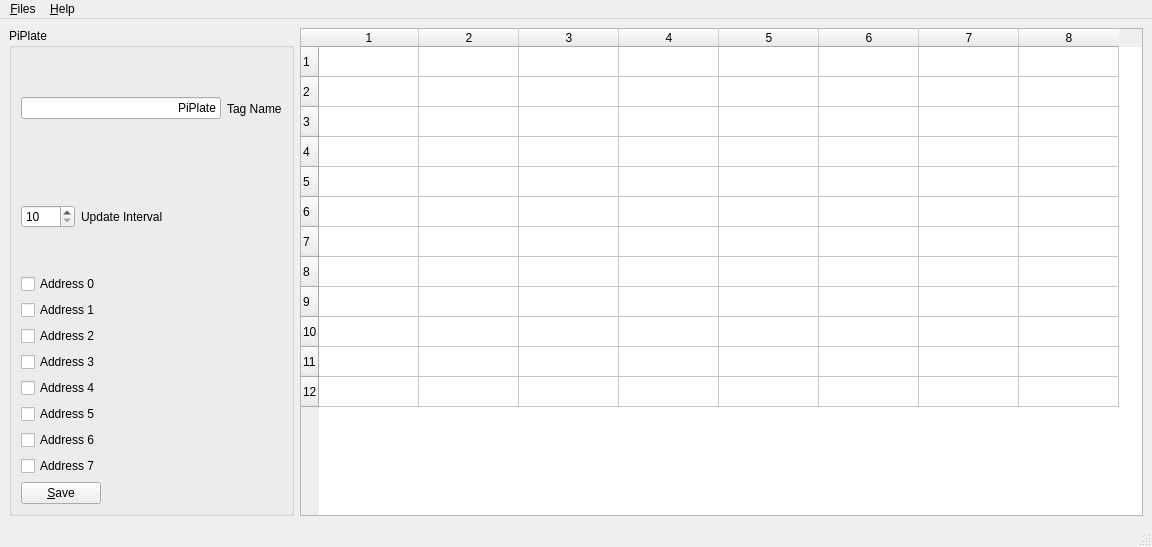
<?xml version="1.0" encoding="UTF-8"?>
<ui version="4.0">
 <class>MainWindow</class>
 <widget class="QMainWindow" name="MainWindow">
  <property name="geometry">
   <rect>
    <x>0</x>
    <y>0</y>
    <width>1152</width>
    <height>547</height>
   </rect>
  </property>
  <property name="windowTitle">
   <string>PiPlate ADC</string>
  </property>
  <widget class="QWidget" name="centralwidget">
   <layout class="QHBoxLayout" name="horizontalLayout_5">
    <item>
     <layout class="QHBoxLayout" name="horizontalLayout_4">
      <item>
       <widget class="QGroupBox" name="groupBox">
        <property name="title">
         <string>PiPlate</string>
        </property>
        <layout class="QVBoxLayout" name="verticalLayout">
         <item>
          <layout class="QHBoxLayout" name="horizontalLayout_2">
           <item>
            <widget class="QLineEdit" name="lineEditTagname">
             <property name="sizePolicy">
              <sizepolicy hsizetype="Minimum" vsizetype="Fixed">
               <horstretch>0</horstretch>
               <verstretch>0</verstretch>
              </sizepolicy>
             </property>
             <property name="minimumSize">
              <size>
               <width>200</width>
               <height>0</height>
              </size>
             </property>
             <property name="text">
              <string>PiPlate</string>
             </property>
             <property name="alignment">
              <set>Qt::AlignRight|Qt::AlignTrailing|Qt::AlignVCenter</set>
             </property>
            </widget>
           </item>
           <item>
            <widget class="QLabel" name="label_2">
             <property name="text">
              <string>Tag Name</string>
             </property>
            </widget>
           </item>
          </layout>
         </item>
         <item>
          <layout class="QHBoxLayout" name="horizontalLayout_3">
           <item>
            <layout class="QHBoxLayout" name="horizontalLayout">
             <item>
              <widget class="QSpinBox" name="spinBoxInterval">
               <property name="sizePolicy">
                <sizepolicy hsizetype="Fixed" vsizetype="Fixed">
                 <horstretch>0</horstretch>
                 <verstretch>0</verstretch>
                </sizepolicy>
               </property>
               <property name="minimum">
                <number>10</number>
               </property>
               <property name="maximum">
                <number>5000</number>
               </property>
              </widget>
             </item>
             <item>
              <widget class="QLabel" name="label">
               <property name="text">
                <string>Update Interval</string>
               </property>
              </widget>
             </item>
            </layout>
           </item>
          </layout>
         </item>
         <item>
          <layout class="QGridLayout" name="gridLayout">
           <item row="0" column="0">
            <widget class="QCheckBox" name="checkBox0">
             <property name="text">
              <string>Address 0</string>
             </property>
            </widget>
           </item>
           <item row="1" column="0">
            <widget class="QCheckBox" name="checkBox1">
             <property name="text">
              <string>Address 1</string>
             </property>
            </widget>
           </item>
           <item row="2" column="0">
            <widget class="QCheckBox" name="checkBox2">
             <property name="text">
              <string>Address 2</string>
             </property>
            </widget>
           </item>
           <item row="3" column="0">
            <widget class="QCheckBox" name="checkBox3">
             <property name="text">
              <string>Address 3</string>
             </property>
            </widget>
           </item>
           <item row="4" column="0">
            <widget class="QCheckBox" name="checkBox4">
             <property name="text">
              <string>Address 4</string>
             </property>
            </widget>
           </item>
           <item row="5" column="0">
            <widget class="QCheckBox" name="checkBox5">
             <property name="text">
              <string>Address 5</string>
             </property>
            </widget>
           </item>
           <item row="6" column="0">
            <widget class="QCheckBox" name="checkBox6">
             <property name="text">
              <string>Address 6</string>
             </property>
            </widget>
           </item>
           <item row="7" column="0">
            <widget class="QCheckBox" name="checkBox7">
             <property name="text">
              <string>Address 7</string>
             </property>
            </widget>
           </item>
          </layout>
         </item>
         <item>
          <widget class="QPushButton" name="pushButtonSave">
           <property name="sizePolicy">
            <sizepolicy hsizetype="Maximum" vsizetype="Fixed">
             <horstretch>1</horstretch>
             <verstretch>0</verstretch>
            </sizepolicy>
           </property>
           <property name="text">
            <string>&amp;Save</string>
           </property>
          </widget>
         </item>
        </layout>
       </widget>
      </item>
      <item>
       <widget class="QTableWidget" name="tableWidgetValues">
        <property name="rowCount">
         <number>12</number>
        </property>
        <property name="columnCount">
         <number>8</number>
        </property>
        <row/>
        <row/>
        <row/>
        <row/>
        <row/>
        <row/>
        <row/>
        <row/>
        <row/>
        <row/>
        <row/>
        <row/>
        <column/>
        <column/>
        <column/>
        <column/>
        <column/>
        <column/>
        <column/>
        <column/>
       </widget>
      </item>
     </layout>
    </item>
   </layout>
  </widget>
  <widget class="QMenuBar" name="menubar">
   <property name="geometry">
    <rect>
     <x>0</x>
     <y>0</y>
     <width>1152</width>
     <height>24</height>
    </rect>
   </property>
   <widget class="QMenu" name="menu_Files">
    <property name="title">
     <string>&amp;Files</string>
    </property>
    <addaction name="action_PJanice"/>
    <addaction name="action_Multiverse"/>
    <addaction name="separator"/>
    <addaction name="action_Exit"/>
   </widget>
   <widget class="QMenu" name="menu_Help">
    <property name="title">
     <string>&amp;Help</string>
    </property>
    <addaction name="action_Board"/>
    <addaction name="action_About"/>
   </widget>
   <addaction name="menu_Files"/>
   <addaction name="menu_Help"/>
  </widget>
  <widget class="QStatusBar" name="statusbar"/>
  <action name="action_PJanice">
   <property name="text">
    <string>&amp;PJanice</string>
   </property>
  </action>
  <action name="action_Multiverse">
   <property name="text">
    <string>&amp;Multiverse</string>
   </property>
  </action>
  <action name="action_Exit">
   <property name="text">
    <string>&amp;Exit</string>
   </property>
  </action>
  <action name="action_Board">
   <property name="text">
    <string>&amp;Board</string>
   </property>
  </action>
  <action name="action_About">
   <property name="text">
    <string>&amp;About</string>
   </property>
  </action>
 </widget>
 <resources/>
 <connections/>
</ui>
